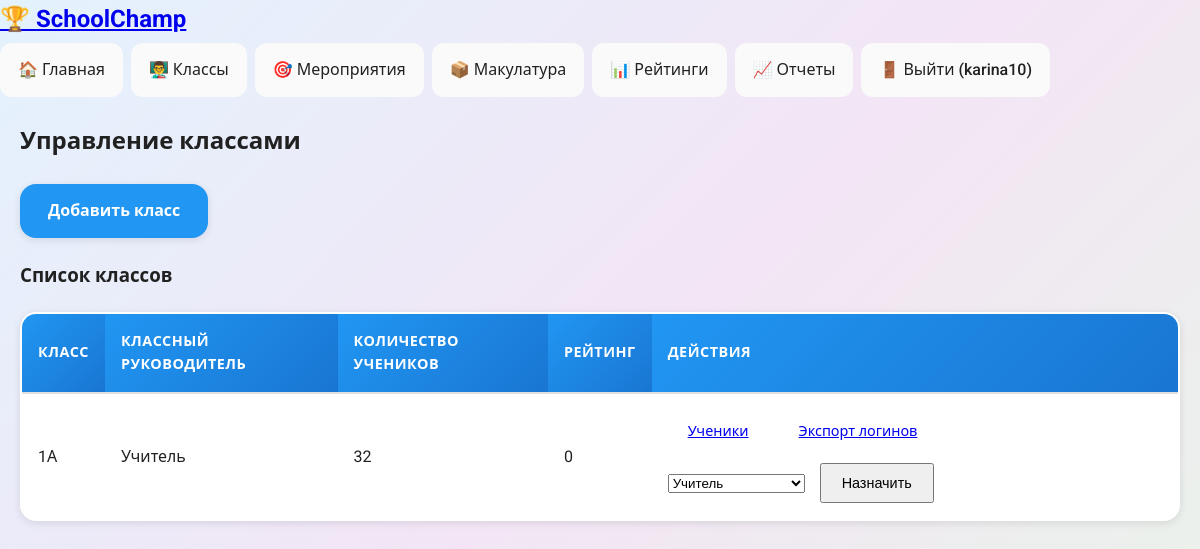
The app's page /classes (signed in) with its own data.
### models.py (models this page shows, shortened)
class User(UserMixin, db.Model):
    __tablename__ = 'users'
    id = db.Column(db.Integer, primary_key=True)
    username = db.Column(db.String(80), unique=True, nullable=False)
    email = db.Column(db.String(120), unique=True, nullable=False)
    password_hash = db.Column(db.String(120), nullable=False)
    role = db.Column(db.String(20), nullable=False, default='teacher')
    class_id = db.Column(db.Integer, db.ForeignKey('school_classes.id'), nullable=True)
    created_at = db.Column(db.DateTime, default=datetime.utcnow)
    managed_class = db.relationship('SchoolClass', backref='class_teacher', foreign_keys='SchoolClass.class_teacher_id')
    created_events = db.relationship('Event', backref='creator', foreign_keys='Event.created_by')
    approved_participations = db.relationship('Participation', backref='approver',
                                              foreign_keys='Participation.approved_by')
    approved_portfolio_entries = db.relationship('PortfolioEntry', backref='approver',
                                                 foreign_keys='PortfolioEntry.approved_by')
    class_points = db.relationship('ClassPoints', backref='teacher', foreign_keys='ClassPoints.assigned_by')

class SchoolClass(db.Model):
    __tablename__ = 'school_classes'
    id = db.Column(db.Integer, primary_key=True)
    name = db.Column(db.String(50), nullable=False)
    grade = db.Column(db.String(10), nullable=False)
    class_teacher_id = db.Column(db.Integer, db.ForeignKey('users.id'), nullable=True)
    total_rating = db.Column(db.Integer, default=0)
    created_at = db.Column(db.DateTime, default=datetime.utcnow)
    students = db.relationship('Student', backref='school_class', lazy=True, cascade='all, delete-orphan')
    class_points = db.relationship('ClassPoints', backref='school_class', lazy=True, cascade='all, delete-orphan')

### app.py (the view)
@app.route('/classes')
@login_required
def classes():
    if getattr(current_user, 'role', None) not in ['admin', 'teacher']:
        flash('Недостаточно прав')
        return redirect(url_for('dashboard'))
    classes_list = SchoolClass.query.all()
    teachers = User.query.filter_by(role='teacher').all() if getattr(current_user, 'role', None) == 'admin' else []
    return render_template('classes/classes.html', classes=classes_list, teachers=teachers)

### app.py (called while the page is built)
@app.context_processor
def utility_processor():
    def has_attr(obj, attr_name):
        return hasattr(obj, attr_name)
    return dict(has_attr=has_attr)

@login_manager.user_loader
def load_user(user_id):
    user = User.query.get(int(user_id))
    if not user:
        user = Student.query.get(int(user_id))
    return user

### templates/classes/classes.html (shortened to what this page needs)
{% extends "base.html" %}
{% block content %}
<div class="classes-page">
    <h2>Управление классами</h2>
    {% if current_user.role == 'admin' %}
    <div class="actions">
        <a href="{{ url_for('add_class') }}" class="btn">Добавить класс</a>
    </div>
    {% endif %}
    <div class="classes-list">
        <h3>Список классов</h3>
        {% if classes %}
        <table>
            <thead>
                <tr>
                    <th>Класс</th>
                    <th>Классный руководитель</th>
                    <th>Количество учеников</th>
                    <th>Рейтинг</th>
                    <th>Действия</th>
                </tr>
            </thead>
            <tbody>
                {% for class in classes %}
                <tr>
                    <td>{{ class.grade }}{{ class.name }}</td>
                    <td>
                        {% if class.class_teacher %}
                            {{ class.class_teacher.username }}
                        {% else %}
                            <span class="text-muted">Не назначен</span>
                        {% endif %}
                    </td>
                    <td>{{ class.students|length }}</td>
                    <td>{{ class.total_rating }}</td>
                    <td>
                        <div class="action-buttons">
                            <a href="{{ url_for('class_students', class_id=class.id) }}" class="btn-small">
                                Ученики
                            </a>
                            {% if current_user.role == 'admin' %}
                            <a href="{{ url_for('export_student_logins', class_id=class.id) }}" class="btn-small">
                                Экспорт логинов
                            </a>
                            <form method="POST" action="{{ url_for('assign_teacher', class_id=class.id) }}" class="inline-form">
                                <select name="teacher_id" required style="margin-right: 5px;">
                                    {% for teacher in teachers %}
                                    <option value="{{ teacher.id }}" {% if class.class_teacher_id == teacher.id %}selected{% endif %}>
                                        {{ teacher.username }}
                                    </option>
                                    {% endfor %}
                                </select>
                                <button type="submit" class="btn-small">Назначить</button>
                            </form>
                            {% endif %}
                        </div>
                    </td>
                </tr>
                {% endfor %}
            </tbody>
        </table>
        {% else %}
        <p>Классы еще не добавлены.</p>
        {% endif %}
    </div>
</div>
{% endblock %}

### templates/base.html (shortened to what this page needs)
<!DOCTYPE html>
<html lang="ru">
<head>
    <link rel="stylesheet" href="{{ url_for('static', filename='style.css') }}">
</head>
<body>
    <nav>
        <div class="nav-container">
            <h1><a href="{{ url_for('index') }}">🏆 SchoolChamp</a></h1>
            <ul>
                {% if current_user.is_authenticated %}
                    <li><a href="{{ url_for('dashboard') }}">🏠 Главная</a></li>
                    {% if current_user.role %}
                        <li><a href="{{ url_for('classes') }}">👨‍🏫 Классы</a></li>
                        <li><a href="{{ url_for('events') }}">🎯 Мероприятия</a></li>
                <li><a href="{{ url_for('paper_collection') }}">📦 Макулатура</a></li>
                    {% endif %}
                    <li><a href="{{ url_for('ratings') }}">📊 Рейтинги</a></li>
                    <li><a href="{{ url_for('reports') }}">📈 Отчеты</a></li>
                    <li><a href="{{ url_for('logout') }}">🚪 Выйти ({{ current_user.username if current_user.role else current_user.full_name }})</a></li>
                {% else %}
                    <li><a href="{{ url_for('login') }}">🔑 Войти</a></li>
                    <li><a href="{{ url_for('register') }}">📝 Регистрация</a></li>
                {% endif %}
            </ul>
        </div>
    </nav>
    <div class="container">
        {% block content %}{% endblock %}
    </div>
</body>
</html>

### static/style.css (style rules this page uses)
:root { --primary: #2196F3; --primary-dark: #1976D2; --primary-light: #BBDEFB; --secondary: #FF9800; --secondary-dark: #F57C00; --success: #4CAF50; --success-dark: #388E3C; --warning: #FFC107; --danger: #F44336; --info: #00BCD4; --light: #FAFAFA; --dark: #212121; --gray: #757575; --gray-light: #E0E0E0; --border-radius: 16px; --border-radius-sm: 12px; --shadow: 0 2px 8px rgba(0, 0, 0, 0.1); --shadow-lg: 0 4px 16px rgba(0, 0, 0, 0.15); --shadow-xl: 0 8px 24px rgba(0, 0, 0, 0.2); --transition: all 0.3s ease; }
* { margin: 0; padding: 0; box-sizing: border-box; }
body { font-family: 'Roboto', 'Segoe UI', system-ui, -apple-system, sans-serif; line-height: 1.6; color: var(--dark); background: linear-gradient(135deg, #E3F2FD 0%, #F3E5F5 50%, #E8F5E8 100%); min-height: 100vh; }
.container { max-width: 1200px; margin: 0 auto; padding: 20px; min-height: calc(100vh - 80px); }
nav ul { list-style: none; display: flex; gap: 8px; align-items: center; flex-wrap: nowrap; overflow-x: auto; -webkit-overflow-scrolling: touch; padding: 5px 0; }
nav ul li { flex-shrink: 0; }
nav ul li a { color: var(--dark); text-decoration: none; padding: 12px 16px; border-radius: var(--border-radius-sm); font-weight: 500; transition: var(--transition); background: var(--light); border: 2px solid transparent; white-space: nowrap; display: block; }
.btn { background: var(--primary); color: white; padding: 14px 28px; border: none; border-radius: var(--border-radius); cursor: pointer; text-decoration: none; display: inline-flex; align-items: center; gap: 10px; font-weight: 600; font-size: 1rem; transition: var(--transition); box-shadow: var(--shadow); position: relative; overflow: hidden; }
.btn-small { padding: 10px 20px; font-size: 0.9rem; }
table { width: 100%; border-collapse: collapse; background: white; border-radius: var(--border-radius); overflow: hidden; box-shadow: var(--shadow); margin: 20px 0; border: 2px solid var(--gray-light); }
table th, table td { padding: 16px; text-align: left; border-bottom: 2px solid var(--gray-light); }
table th { background: linear-gradient(135deg, var(--primary), var(--primary-dark)); color: white; font-weight: 600; font-size: 0.9rem; text-transform: uppercase; letter-spacing: 0.5px; }
table tr:last-child td { border-bottom: none; }
.action-buttons { display: flex; flex-wrap: wrap; gap: 10px; align-items: center; }
.inline-form { display: flex; align-items: center; gap: 10px; }
.actions { margin: 24px 0; display: flex; gap: 12px; flex-wrap: wrap; }
.portfolio-page, .classes-page, .events-page { color: var(--dark); }
.btn { animation: slideIn 0.5s ease-out; }

### records on screen
User: role+username "karina10"
SchoolClass: grade "1", name "А", class_teacher.username "Учитель", students|length "32", total_rating "0", teacher_id "Учитель"
